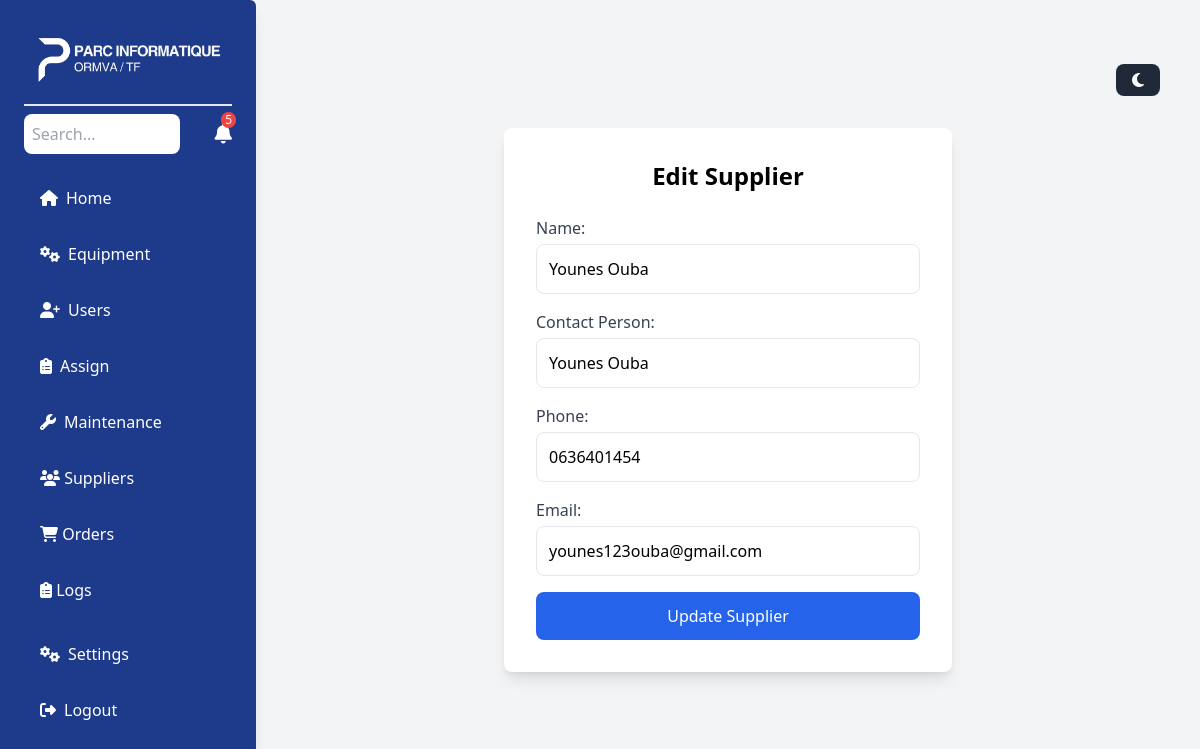
Screenshot of /edit_supplier.php?id=4 with the database file from the repository.
### tables this page shows
CREATE TABLE `suppliers` (
  `id` int(11) NOT NULL,
  `name` varchar(100) NOT NULL,
  `contact_person` varchar(100) DEFAULT NULL,
  `phone` varchar(20) DEFAULT NULL,
  `email` varchar(100) DEFAULT NULL,
  `address` text DEFAULT NULL,
  `created_at` timestamp NOT NULL DEFAULT current_timestamp()
);

### edit_supplier.php (the view, shortened to what this page needs)
<?php
include('db.php');
$id = $_GET['id'];
$sql = "SELECT * FROM suppliers WHERE id = $id";
$result = $conn->query($sql);
$row = $result->fetch_assoc();
?>
<!DOCTYPE html>
<html lang="en">
<head>
    <script src="https://cdn.tailwindcss.com"></script>
</head>
<body class="bg-gray-100 flex items-center justify-center h-screen">
<div id="sidebar" class="md:flex hidden w-64 bg-blue-900 rounded-r-md scroll-m-10 text-white p-6 fixed top-0 left-0 h-full shadow-lg transform -translate-x-full md:translate-x-0 transition-transform duration-300 overflow-y-auto custom-scrollbar">
    <div class="space-y-6 w-full">
        <div class="logo w-full border-b-2 -mt-10 mx-auto sticky -top-6 bg-blue-900 z-10 ">
            <img src="assets/logo.png" alt="" class="w-48 -mb-4 mx-auto">
        </div>
        <div class="flex justify-between items-center">
            <input type="text" placeholder="Search..." class="w-3/4 p-2 text-black rounded-lg focus:outline-none focus:ring-2 focus:ring-blue-500" aria-label="Search">
            <button class="relative text-xl" aria-label="Notifications">
                <i class="fas fa-bell"></i>
                <span class="absolute top-0 -mt-2 -mr-1 right-0 bg-red-500 text-white text-xs px-1 rounded-full">5</span>
            </button>
        </div>
        <div class="space-y-4 mt-6">
            <a href="index.php" class="flex items-center space-x-2 hover:bg-blue-700 px-4 py-2 rounded-lg">
                <i class="fas fa-home"></i>
                <span>Home</span>
            </a>
            <a href="equipment.php" class="flex items-center space-x-2 hover:bg-blue-700 px-4 py-2 rounded-lg">
                <i class="fas fa-cogs"></i>
                <span>Equipment</span>
            </a>
            <a href="addUser.php" class="flex items-center space-x-2 hover:bg-blue-700 px-4 py-2 rounded-lg">
                <i class="fas fa-user-plus"></i>
                <span>Users</span>
            </a>
            <a href="assign.php" class="flex items-center space-x-2 hover:bg-blue-700 px-4 py-2 rounded-lg">
                <i class="fas fa-clipboard-list"></i>
                <span>Assign</span>
            </a>
            <a href="maintenance.php" class="flex items-center space-x-2 hover:bg-blue-700 px-4 py-2 rounded-lg">
                <i class="fas fa-wrench"></i>
                <span>Maintenance</span>
            </a>
            <a href="suppliers.php" class="block py-2 px-4 hover:bg-blue-700">
                <i class="fas fa-users"></i>
                <span>Suppliers</span>
            </a>
                <a href="orders.php" class="block py-2 px-4 hover:bg-blue-700">
                    <i class="fas fa-shopping-cart"></i>
                    <span>Orders</span>
                </a>
                <a href="logs.php" class="block py-2 px-4 hover:bg-blue-700">
                    <i class="fas fa-clipboard-list"></i>
                    <span>Logs</span>
                </a>
        </div>
        <div class="mt-8 space-y-4">
            <a href="settings.php" class="flex items-center space-x-2 hover:bg-blue-700 px-4 py-2 rounded-lg">
                <i class="fas fa-cogs"></i>
                <span>Settings</span>
            </a>
<a href="#" id="logoutBtn" class="flex mb-4 items-center space-x-2 hover:bg-blue-700 px-4 py-2 rounded-lg">
    <i class="fas fa-sign-out-alt"></i>
    <span>Logout</span>
</a>
        </div>
    </div>
</div>
    <div class="p-6 fixed top-4 mt-6 right-4 z-50">
        <button id="darkModeToggle" class="bg-gray-800 text-white px-4 py-2 rounded-lg flex items-center hover:bg-gray-600 transition-colors duration-300">
            <i id="darkModeIcon" class="fas fa-moon"></i>
        </button>
    </div>
    <div class="bg-white p-8 rounded-lg shadow-lg ml-64 w-full max-w-md">
        <h2 class="text-2xl font-bold mb-6 text-center">Edit Supplier</h2>
        <form method="POST" class="space-y-4">
            <div>
                <label for="name" class="block text-gray-700 font-medium mb-1">Name:</label>
                <input type="text" id="name" name="name" value="<?= $row['name'] ?>" class="w-full p-3 border rounded-lg focus:ring-2 focus:ring-blue-500" required>
            </div>
            <div>
                <label for="contact_person" class="block text-gray-700 font-medium mb-1">Contact Person:</label>
                <input type="text" id="contact_person" name="contact_person" value="<?= $row['contact_person'] ?>" class="w-full p-3 border rounded-lg focus:ring-2 focus:ring-blue-500" required>
            </div>
            <div>
                <label for="phone" class="block text-gray-700 font-medium mb-1">Phone:</label>
                <input type="text" id="phone" name="phone" value="<?= $row['phone'] ?>" class="w-full p-3 border rounded-lg focus:ring-2 focus:ring-blue-500" required>
            </div>
            <div>
                <label for="email" class="block text-gray-700 font-medium mb-1">Email:</label>
                <input type="email" id="email" name="email" value="<?= $row['email'] ?>" class="w-full p-3 border rounded-lg focus:ring-2 focus:ring-blue-500" required>
            </div>
            <button type="submit" class="w-full bg-blue-600 text-white p-3 rounded-lg font-medium hover:bg-blue-700 transition">Update Supplier</button>
        </form>
    </div>
</body>
</html>

### rows the page displays
suppliers: name "Younes Ouba", contact_person "Younes Ouba", phone "0636401454", email "younes123ouba@gmail.com"
